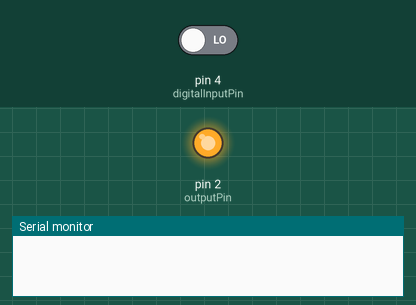
Simulated run of this sketch. Board: Arduino Uno, built with avr-gcc and run on an emulated ATmega328P. Parts: output pins drawn as LEDs (lit = HIGH), the last lines printed to the serial monitor. Inputs (shaded band) come from the test bench; at power-on: pin 4 (digitalInputPin) LOW.

Above: at 4.2 s.
4.3 s: pin 4 (digitalInputPin) driven HIGH
At 5.3 s:
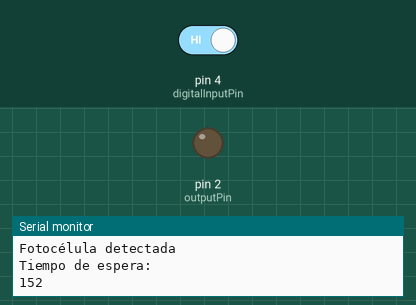
Timing chart, 0 to 7.3 s (numbered marks = the images above; inputs shaded):
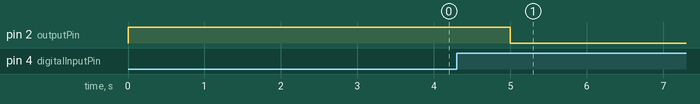

The sketch:

fotocell_detector.ino
```cpp
const int digitalInputPin = 4;  // Pin de entrada digital
const int analogInputPin = A0;  // Pin de entrada analógica
const int outputPin = 2;        // Pin de salida digital

int digitalInputState = 0;      // Estado de la entrada digital
int analogInputValue = 0;       // Valor de la entrada analógica
long delayTime = 0;             // Tiempo de retardo en mili segundos
unsigned long setTime = 0;    // Tiempo de inicio del temporizador
bool outputActive = false;      // Estado de la salida digital

void setup() {
  pinMode(digitalInputPin, INPUT);
  pinMode(outputPin, OUTPUT);
  Serial.begin(9600);
  digitalWrite(outputPin, HIGH);
  delay(3000);
}

void loop() {
  // Leer el estado de la entrada digital
  digitalInputState = digitalRead(digitalInputPin);

  // Si la entrada digital cambia a activa (por ejemplo, de bajo a alto)
  if (digitalInputState == HIGH && outputActive == false) {
    // Fotocélula detectada
    outputActive = true;
//    Reiniciar contador
    setTime = 0;
    // Leer el valor de la entrada analógica (rango de 0 a 1023)
    analogInputValue = analogRead(analogInputPin);

    // Mapear el valor analógico al rango de tiempo deseado (5 segundos a 5 minutos)
    delayTime = map(analogInputValue, 0, 1023, 5000, 300000)/1000;

    // Tiempo de retardo
    Serial.println("Fotocélula detectada");
    Serial.println("Tiempo de espera: ");
    Serial.print(delayTime);

    // Activar la salida digital
    digitalWrite(outputPin, LOW);
  }

  // Comprobar si ha transcurrido suficiente tiempo
  if (setTime >= delayTime) {
    // Desactivar la salida digital
    digitalWrite(outputPin, HIGH);
    outputActive = false;
    setTime = 0;
    delayTime = 0;
  }

  // Incrementar el contador de tiempo si el delayTime es mayor que cero
  if (delayTime > 0) {
    setTime = setTime + 1;
  }
  delay(1000);
}
```

Measured:
- after the input at 4.3 s, pin 2 (outputPin): HIGH → LOW after 0.70 s
